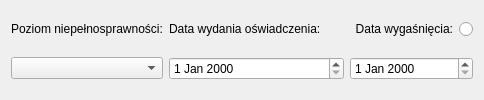
                   <widget class="QWidget" name="worker_disability">
                    <layout class="QHBoxLayout" name="horizontalLayout_14">
                     <item>
                      <layout class="QGridLayout" name="gridLayout_3">
                       <property name="verticalSpacing">
                        <number>10</number>
                       </property>
                       <item row="0" column="1">
                        <widget class="QLabel" name="database_tables_label4">
                         <property name="minimumSize">
                          <size>
                           <width>175</width>
                           <height>0</height>
                          </size>
                         </property>
                         <property name="maximumSize">
                          <size>
                           <width>215</width>
                           <height>150</height>
                          </size>
                         </property>
                         <property name="text">
                          <string>Data wydania oświadczenia:</string>
                         </property>
                        </widget>
                       </item>
                       <item row="1" column="0">
                        <widget class="QComboBox" name="cb_disability">
                         <property name="maximumSize">
                          <size>
                           <width>250</width>
                           <height>16777215</height>
                          </size>
                         </property>
                        </widget>
                       </item>
                       <item row="0" column="0">
                        <widget class="QLabel" name="database_tables_label3">
                         <property name="minimumSize">
                          <size>
                           <width>0</width>
                           <height>0</height>
                          </size>
                         </property>
                         <property name="maximumSize">
                          <size>
                           <width>250</width>
                           <height>16777215</height>
                          </size>
                         </property>
                         <property name="text">
                          <string>Poziom niepełnosprawności:</string>
                         </property>
                        </widget>
                       </item>
                       <item row="1" column="1">
                        <widget class="QDateEdit" name="date_D_Start"/>
                       </item>
                       <item row="1" column="2">
                        <widget class="QDateEdit" name="date_D_End"/>
                       </item>
                       <item row="0" column="2">
                        <widget class="QRadioButton" name="rb_D_Expiration">
                         <property name="minimumSize">
                          <size>
                           <width>0</width>
                           <height>0</height>
                          </size>
                         </property>
                         <property name="maximumSize">
                          <size>
                           <width>180</width>
                           <height>16777215</height>
                          </size>
                         </property>
                         <property name="layoutDirection">
                          <enum>Qt::RightToLeft</enum>
                         </property>
                         <property name="text">
                          <string>Data wygaśnięcia:</string>
                         </property>
                        </widget>
                       </item>
                      </layout>
                     </item>
                    </layout>
                   </widget>
